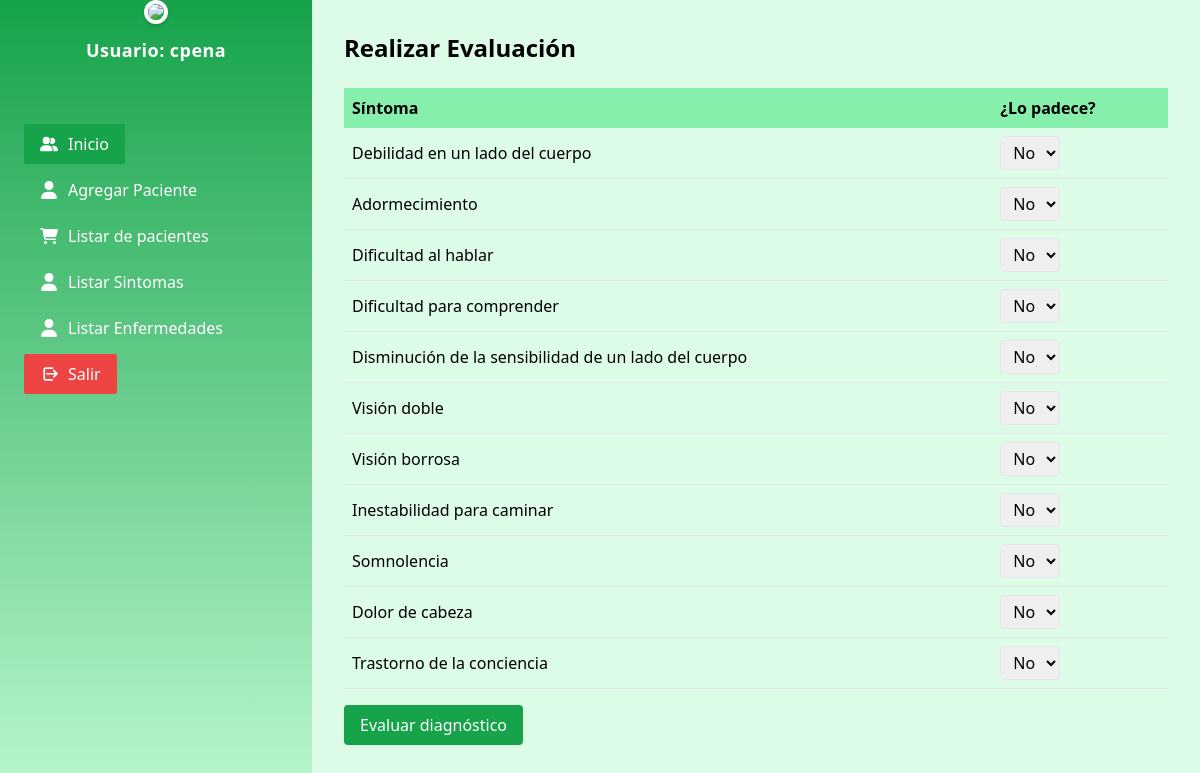
/controlador/paciente/realizarEvaluacionController.php (signed in), run on the app's committed database.
### tables this page shows
CREATE TABLE `sintoma` (
  `idsintoma` int(11) NOT NULL,
  `sintoma` varchar(200) NOT NULL,
  `estado` char(1) NOT NULL
);

### modelo/evaluacionModel.php (called while the page is built, shortened)
<?php
class evaluacionModel
{
    private $conn;
    public function __construct()
    {
        include_once(__DIR__ . "/conexion.php");
        $conexion = new Conexion();
        $this->conn = $conexion->conectarbd();
    }
    public function obtenerSintomas()
    {
        $sql = "SELECT * FROM sintoma ORDER BY idsintoma";
        $result = mysqli_query($this->conn, $sql);
        $sintomas = [];
        while ($row = mysqli_fetch_assoc($result)) {
            $sintomas[] = $row;
        }
        return $sintomas;
    }
}
?>

### modelo/conexion.php (called while the page is built, shortened)
<?php
class Conexion
{
    public function conectarbd()
    {
        try {
            $this->conn = new mysqli("localhost", "root", "", "enfermedades_db");
            return $this->conn;
        } catch (Exception $e) {
            echo "Error: " . $e->getMessage();
        }
    }
}
?>

### vista/paciente/realizarEvaluacionView.php (the view, shortened to what this page needs)
<?php
include_once(__DIR__ . "../../compartidos/apartadosViews.php");
class realizarEvaluacionView extends apartadosViews
{
    public function realizarEvaluacion($sintomas)
    {
        ?>
        <!DOCTYPE html>
        <html lang="es">
        <head>
            <script src="https://cdn.tailwindcss.com"></script>
        </head>
        <body>
            <div class="flex h-screen overflow-hidden">
                <div class="relative flex flex-1 flex-col overflow-y-auto overflow-x-hidden">
                    <main class="flex-1 bg-green-100 p-8 text-black">
                        <h1 class="text-2xl font-bold mb-6">Realizar Evaluación</h1>
                        <form id="form-evaluacion">
                            <table class="w-full border-collapse">
                                <tr class="bg-green-300">
                                    <th class="p-2 text-left">Síntoma</th>
                                    <th class="p-2 text-left">¿Lo padece?</th>
                                </tr>
                                <?php foreach ($sintomas as $sintoma) { ?>
                                    <tr class="border-b">
                                        <td class="p-2"><?php echo $sintoma['sintoma']; ?></td>
                                        <td class="p-2">
                                            <select name="respuesta_<?php echo $sintoma['idsintoma']; ?>"
                                                class="border rounded px-2 py-1">
                                                <option value="n">No</option>
                                            </select>
                                        </td>
                                    </tr>
                                <?php } ?>
                            </table>
                            <button type="submit" class="mt-4 bg-green-600 text-white px-4 py-2 rounded hover:bg-green-700">
                                Evaluar diagnóstico
                            </button>
                        </form>
                    </main>
                </div>
            </div>
        </body>
        </html>
        <?php
    }
}
?>

### data on the page
sintoma: sintoma "Debilidad en un lado del cuerpo", idsintoma "No"
sintoma: sintoma "Adormecimiento", idsintoma "No"
sintoma: sintoma "Dificultad al hablar", idsintoma "No"
sintoma: sintoma "Dificultad para comprender", idsintoma "No"
sintoma: sintoma "Disminución de la sensibilidad de un lado del cuerpo", idsintoma "No"
sintoma: sintoma "Visión doble", idsintoma "No"
sintoma: sintoma "Visión borrosa", idsintoma "No"
sintoma: sintoma "Inestabilidad para caminar", idsintoma "No"
sintoma: sintoma "Somnolencia", idsintoma "No"
sintoma: sintoma "Dolor de cabeza", idsintoma "No"
sintoma: sintoma "Trastorno de la conciencia", idsintoma "No"

### other printed values
$_SESSION['usuario'] "cpena"
